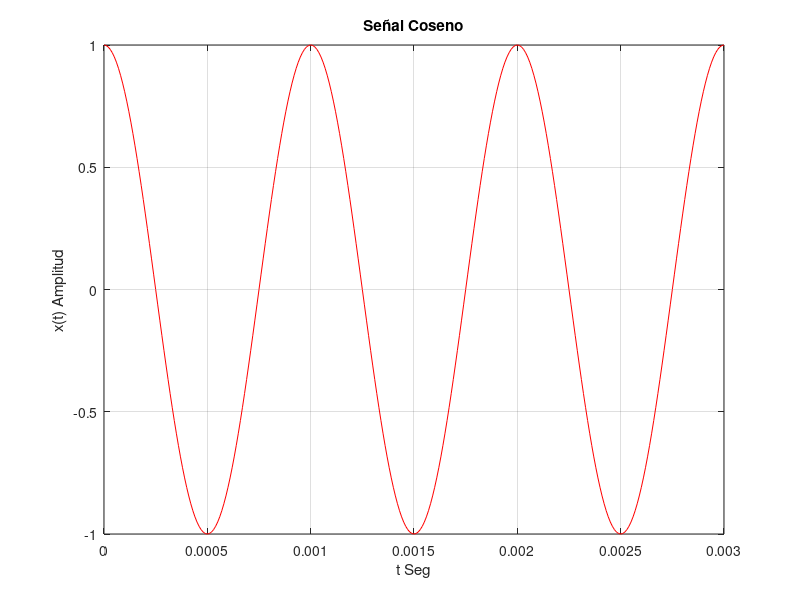

Reproduce this figure in MATLAB.
% -------------------------------------------------------------
% SEÑAL COSENO
% x(t)=A*cos(2*pi*t/T)
% -------------------------------------------------------------
T=0.001; % T: Periodo del coseno
A=1; % A: Amplitud del coseno.
N= 3; % n: Número de periodos a mostrar
k=T/100; % k: intervalo entre muestra y muestra de la gráfica. 
t = 0 : k : N*T; % Vector Tiempo
x = A*cos(2*pi*t/T); % Vector Señal
figure(1)
plot(t,x,'r'); % Gráfica de la señal x(t)
grid on ; 
ylabel('x(t) Amplitud'); 
xlabel('t Seg');
title('Señal Coseno')